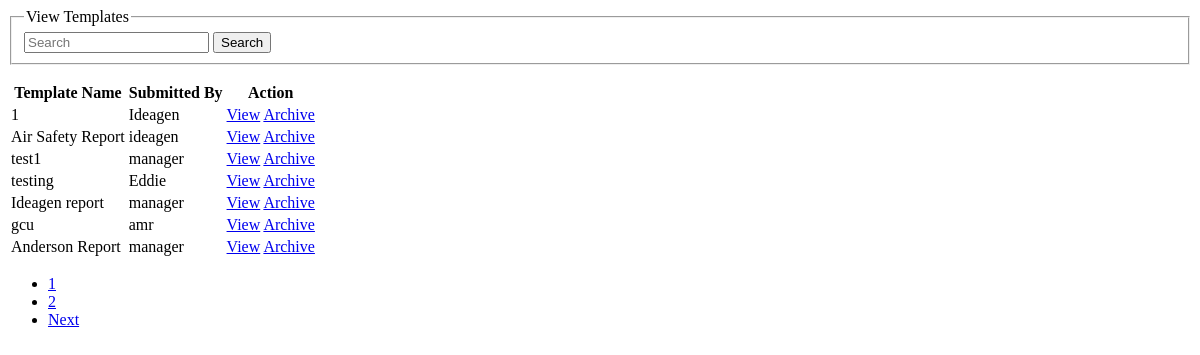
The page /views/ViewTemplates.php on the database its author committed.
### tables this page shows
CREATE TABLE IF NOT EXISTS `forms` (
  `id` int(11) NOT NULL AUTO_INCREMENT,
  `form` longtext NOT NULL,
  `form_name` varchar(365) NOT NULL,
  `user_name` varchar(365) NOT NULL,
  `Archive` tinyint(1) NOT NULL,
  PRIMARY KEY (`id`)
);

### views/ViewTemplates.php (the view, shortened to what this page needs)
    <link href="css/animate.css" rel="stylesheet">
<?php if(isset($_GET['current']) || isset($_GET['query'])){
}
else { ?>
<div class="animated slideInLeft">
<?php } ?>
<div class="col-md-8 table-responsive">
<form class="form-horizontal pull-right" action="<?php echo $_SERVER['PHP_SELF'];?>" method="get">
<fieldset>
<legend>View Templates</legend>
<div class="form-group" >
  <div class="col-md-8">
    <div class="input-group">
      <input id="appendedtext" name="query" class="form-control" placeholder="Search" type="text" value="<?php echo isset($_GET['query'])?$_GET['query']:'';?>">
<span class="input-group-btn">
        <button class="btn btn-default" type="submit">Search</button>
      </span>
    </div>
  </div>
</div>
</fieldset>
</form>
<table class="table table-striped table-bordered">
                  <thead>
                    <tr>
                      <th>Template Name</th>
<th>Submitted By</th>
                      <th>Action</th>
                    </tr>
                  </thead>
                  <tbody>
                  <?php
                       include 'templatepaginator.php';
                       $pdo = Database::connect();
                       $paginator = new Paginator();
                       $sql = "SELECT count(*) FROM forms";
                       $paginator->paginate($pdo->query($sql)->fetchColumn());
                       $sql = "SELECT * FROM forms ";
                       $query = isset($_GET['query'])?('%'.$_GET['query'].'%'):'%';
                       $sql .= "WHERE form_name LIKE :query  ";
                       $start = (($paginator->getCurrentPage()-1)*$paginator->itemsPerPage);
                       $length = ($paginator->itemsPerPage);
                       $sql .= "ORDER BY id DESC ";
if(empty($_GET['query'])){
$sql .= " limit :start, :length ";
}
                       $sth = $pdo->prepare($sql);
if(empty($_GET['query'])){
                       $sth->bindParam(':start',$start,PDO::PARAM_INT);
                       $sth->bindParam(':length',$length,PDO::PARAM_INT);
}
                       $sth->bindParam(':query',$query,PDO::PARAM_STR);
                       $sth->execute();
	 				   foreach ($sth->fetchAll(PDO::FETCH_ASSOC) as $row) {
                            echo '<tr>';
                            echo '<td>'. $row['form_name'] . '</td>';
echo '<td>'. $row['user_name'] . '</td>';
echo '<td><a class="btn btn-success one" href="?source=ViewReportTemplate&id='.$row['id'].'">View</a>';
if($row['Archive'] == 0){
                            echo '<a class="btn btn-danger three" href="?source=ArchiveTemplate&id='.$row['id'].'">Archive</a>';
} else {
echo '<a class="btn btn-info five" href="?source=ActivateTemplate&id='.$row['id'].'">Activate</a>';
echo ' ';
}
                            echo '</tr>';
                   }
                  ?>
                  </tbody>
</table>
<?php if(empty($_GET['query'])){ echo $paginator->pageNav(); }?>
</div>
</div>

### rows shown on the page
forms: form_name "1", user_name "Ideagen"
forms: form_name "Air Safety Report", user_name "ideagen"
forms: form_name "test1", user_name "manager"
forms: form_name "testing", user_name "Eddie"
forms: form_name "Ideagen report", user_name "manager"
forms: form_name "gcu", user_name "amr"
forms: form_name "Anderson Report", user_name "manager"

### other values the page prints
$this->navigation['next'] "Next"
